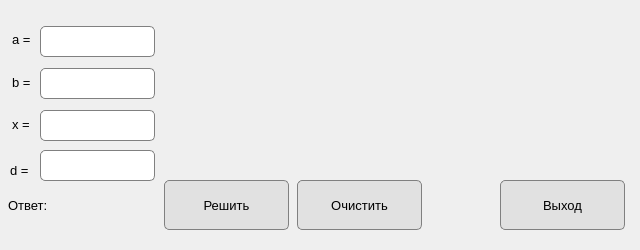
<?xml version="1.0" encoding="UTF-8"?>
<ui version="4.0">
 <class>Dialog</class>
 <widget class="QDialog" name="Dialog">
  <property name="geometry">
   <rect>
    <x>0</x>
    <y>0</y>
    <width>640</width>
    <height>250</height>
   </rect>
  </property>
  <property name="minimumSize">
   <size>
    <width>640</width>
    <height>250</height>
   </size>
  </property>
  <property name="maximumSize">
   <size>
    <width>640</width>
    <height>250</height>
   </size>
  </property>
  <property name="windowTitle">
   <string>Dialog</string>
  </property>
  <widget class="QLabel" name="label_x">
   <property name="geometry">
    <rect>
     <x>12</x>
     <y>114</y>
     <width>21</width>
     <height>20</height>
    </rect>
   </property>
   <property name="font">
    <font>
     <family>Segoe UI</family>
     <pointsize>10</pointsize>
    </font>
   </property>
   <property name="text">
    <string>x =</string>
   </property>
  </widget>
  <widget class="QLineEdit" name="lineEdit_a">
   <property name="geometry">
    <rect>
     <x>40</x>
     <y>26</y>
     <width>115</width>
     <height>31</height>
    </rect>
   </property>
   <property name="font">
    <font>
     <family>Segoe UI</family>
     <pointsize>10</pointsize>
    </font>
   </property>
   <property name="styleSheet">
    <string notr="true">border: 1px solid gray;
                    border-radius: 5px;
                </string>
   </property>
  </widget>
  <widget class="QLabel" name="label_b">
   <property name="geometry">
    <rect>
     <x>12</x>
     <y>72</y>
     <width>21</width>
     <height>20</height>
    </rect>
   </property>
   <property name="font">
    <font>
     <family>Segoe UI</family>
     <pointsize>10</pointsize>
    </font>
   </property>
   <property name="text">
    <string>b =</string>
   </property>
  </widget>
  <widget class="QLineEdit" name="lineEdit_b">
   <property name="geometry">
    <rect>
     <x>40</x>
     <y>68</y>
     <width>115</width>
     <height>31</height>
    </rect>
   </property>
   <property name="font">
    <font>
     <family>Segoe UI</family>
     <pointsize>10</pointsize>
    </font>
   </property>
   <property name="styleSheet">
    <string notr="true">border: 1px solid gray;
                    border-radius: 5px;
                </string>
   </property>
  </widget>
  <widget class="QPushButton" name="btn_solve">
   <property name="geometry">
    <rect>
     <x>164</x>
     <y>180</y>
     <width>125</width>
     <height>50</height>
    </rect>
   </property>
   <property name="font">
    <font>
     <family>Segoe UI</family>
     <pointsize>10</pointsize>
    </font>
   </property>
   <property name="styleSheet">
    <string notr="true">border: 1px solid gray;
                    border-radius: 5px;
                    background: #e1e1e1;
                </string>
   </property>
   <property name="text">
    <string>Решить</string>
   </property>
  </widget>
  <widget class="QPushButton" name="btn_clear">
   <property name="geometry">
    <rect>
     <x>297</x>
     <y>180</y>
     <width>125</width>
     <height>50</height>
    </rect>
   </property>
   <property name="font">
    <font>
     <family>Segoe UI</family>
     <pointsize>10</pointsize>
    </font>
   </property>
   <property name="styleSheet">
    <string notr="true">border: 1px solid gray;
                    border-radius: 5px;
                    background: #e1e1e1;
                </string>
   </property>
   <property name="text">
    <string>Очистить</string>
   </property>
  </widget>
  <widget class="QLabel" name="label_a">
   <property name="geometry">
    <rect>
     <x>12</x>
     <y>29</y>
     <width>21</width>
     <height>20</height>
    </rect>
   </property>
   <property name="font">
    <font>
     <family>Segoe UI</family>
     <pointsize>10</pointsize>
    </font>
   </property>
   <property name="text">
    <string>a =</string>
   </property>
  </widget>
  <widget class="QLineEdit" name="lineEdit_x">
   <property name="geometry">
    <rect>
     <x>40</x>
     <y>110</y>
     <width>115</width>
     <height>31</height>
    </rect>
   </property>
   <property name="font">
    <font>
     <family>Segoe UI</family>
     <pointsize>10</pointsize>
    </font>
   </property>
   <property name="styleSheet">
    <string notr="true">border: 1px solid gray;
                    border-radius: 5px;
                </string>
   </property>
  </widget>
  <widget class="QLabel" name="label_answer">
   <property name="geometry">
    <rect>
     <x>8</x>
     <y>197</y>
     <width>148</width>
     <height>16</height>
    </rect>
   </property>
   <property name="font">
    <font>
     <family>Segoe UI</family>
     <pointsize>10</pointsize>
    </font>
   </property>
   <property name="text">
    <string>Ответ:</string>
   </property>
  </widget>
  <widget class="QLabel" name="label_img">
   <property name="geometry">
    <rect>
     <x>170</x>
     <y>9</y>
     <width>471</width>
     <height>121</height>
    </rect>
   </property>
   <property name="text">
    <string/>
   </property>
  </widget>
  <widget class="QPushButton" name="btn_exit">
   <property name="geometry">
    <rect>
     <x>500</x>
     <y>180</y>
     <width>125</width>
     <height>50</height>
    </rect>
   </property>
   <property name="font">
    <font>
     <family>Segoe UI</family>
     <pointsize>10</pointsize>
    </font>
   </property>
   <property name="styleSheet">
    <string notr="true">border: 1px solid gray;
                    border-radius: 5px;
                    background: #e1e1e1;
                </string>
   </property>
   <property name="text">
    <string>Выход</string>
   </property>
  </widget>
  <widget class="QLabel" name="label_x_2">
   <property name="geometry">
    <rect>
     <x>10</x>
     <y>160</y>
     <width>21</width>
     <height>20</height>
    </rect>
   </property>
   <property name="font">
    <font>
     <family>Segoe UI</family>
     <pointsize>10</pointsize>
    </font>
   </property>
   <property name="text">
    <string>d =</string>
   </property>
  </widget>
  <widget class="QLineEdit" name="lineEdit_d">
   <property name="geometry">
    <rect>
     <x>40</x>
     <y>150</y>
     <width>115</width>
     <height>31</height>
    </rect>
   </property>
   <property name="font">
    <font>
     <family>Segoe UI</family>
     <pointsize>10</pointsize>
    </font>
   </property>
   <property name="styleSheet">
    <string notr="true">border: 1px solid gray;
                    border-radius: 5px;
                </string>
   </property>
  </widget>
 </widget>
 <resources/>
 <connections/>
</ui>
